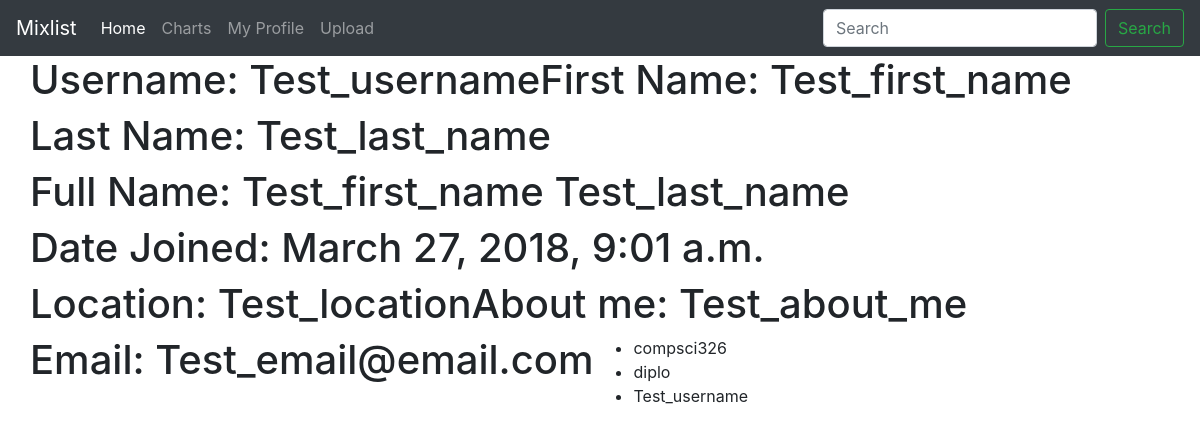
The page /profile/3 on the database its author committed.
### mixlist/models.py (models this page shows, shortened)
class Profile(models.Model):
    user = models.OneToOneField(User, on_delete=models.CASCADE)
    location = models.CharField(max_length = 25, blank=True, null=True)
    about_me = models.TextField(blank=True, null=True)
    following = models.ManyToManyField('self', blank=True)
    favorites = models.ManyToManyField('Mix', blank=True)

### mixlist/views.py (the view)
# urls.py: path('profile/<int:pk>', ProfileView.as_view(), name='profile'),
class ProfileView(generic.DetailView):
	model = Profile
	template_name = 'profile_template.html'

### mixlist/templates/profile_template.html (shortened to what this page needs)
{% extends "base_generic.html" %}
{% block content %}
<div class="container">
  <div class="row">
    <h1>Username: {{ profile.user.username}}</h1>
    <h1>First Name: {{ profile.user.first_name }}</h1>
    <h1>Last Name: {{ profile.user.last_name }}</h1>
    <h1>Full Name: {{ profile.user.get_full_name }}</h1>
    <h1>Date Joined: {{ profile.user.date_joined }}</h1>
    <h1>Location: {{ profile.location }}</h1>
    <h1>About me: {{ profile.about_me }}</h1>
    <h1>Email: {{ profile.user.email }}</h1>
    <ul>
    	{% for profile in profile.following.all %}
    	<li>{{ profile.user.username }}</li>
    	{% endfor %}
    </ul>
  </div>
</div>
{% endblock %}

### mixlist/static/mixlist/site.css (style rules this page uses)
body { padding-top: 56px; }

### rows shown on the page
Profile: user.username "Test_username", user.first_name "Test_first_name", user.last_name "Test_last_name", user.get_full_name "Test_first_name Test_last_name", user.date_joined "March 27, 2018, 9:01 a.m.", location "Test_location", about_me "Test_about_me", user.email "Test_email@email.com"
Profile: user.username "compsci326"
Profile: user.username "diplo"
